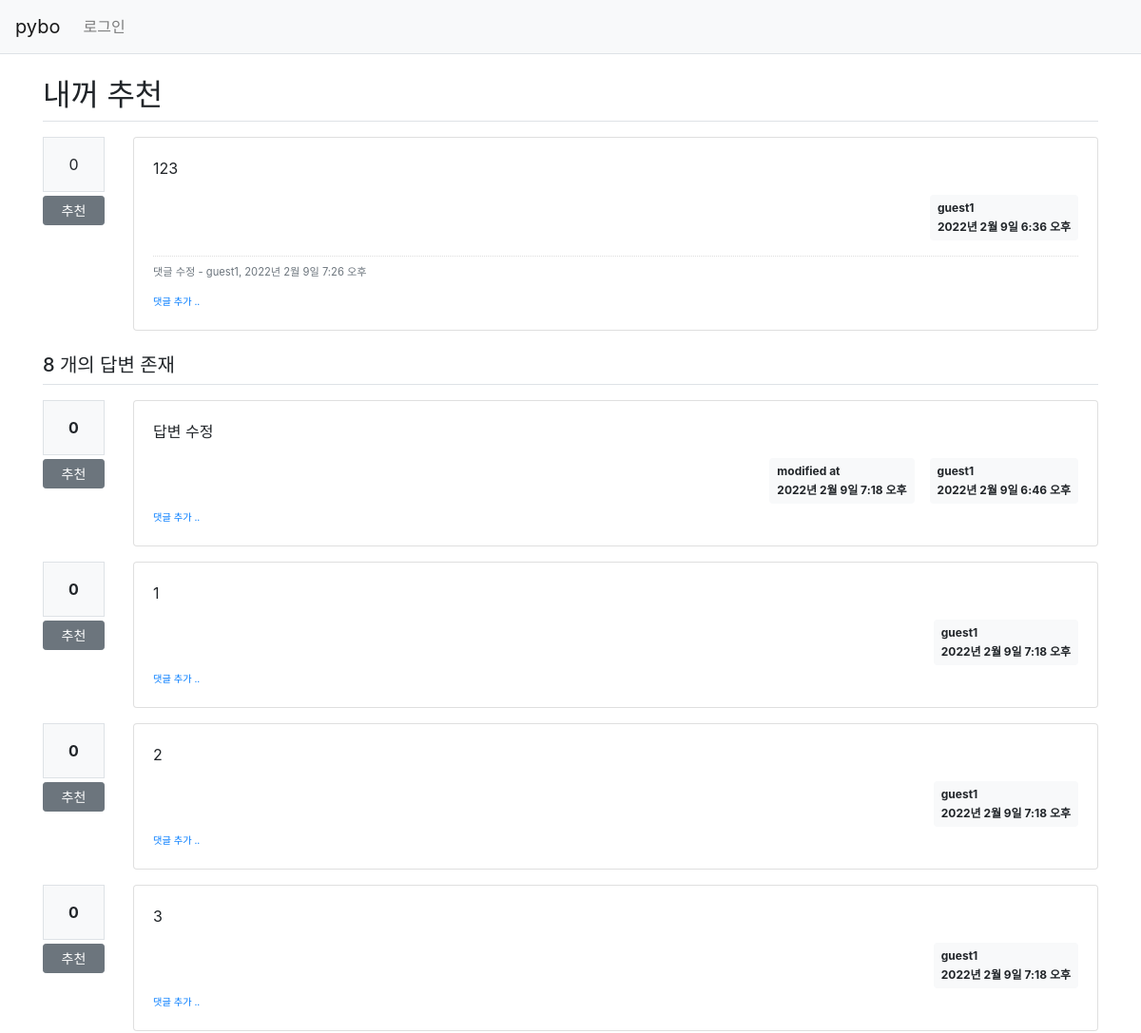
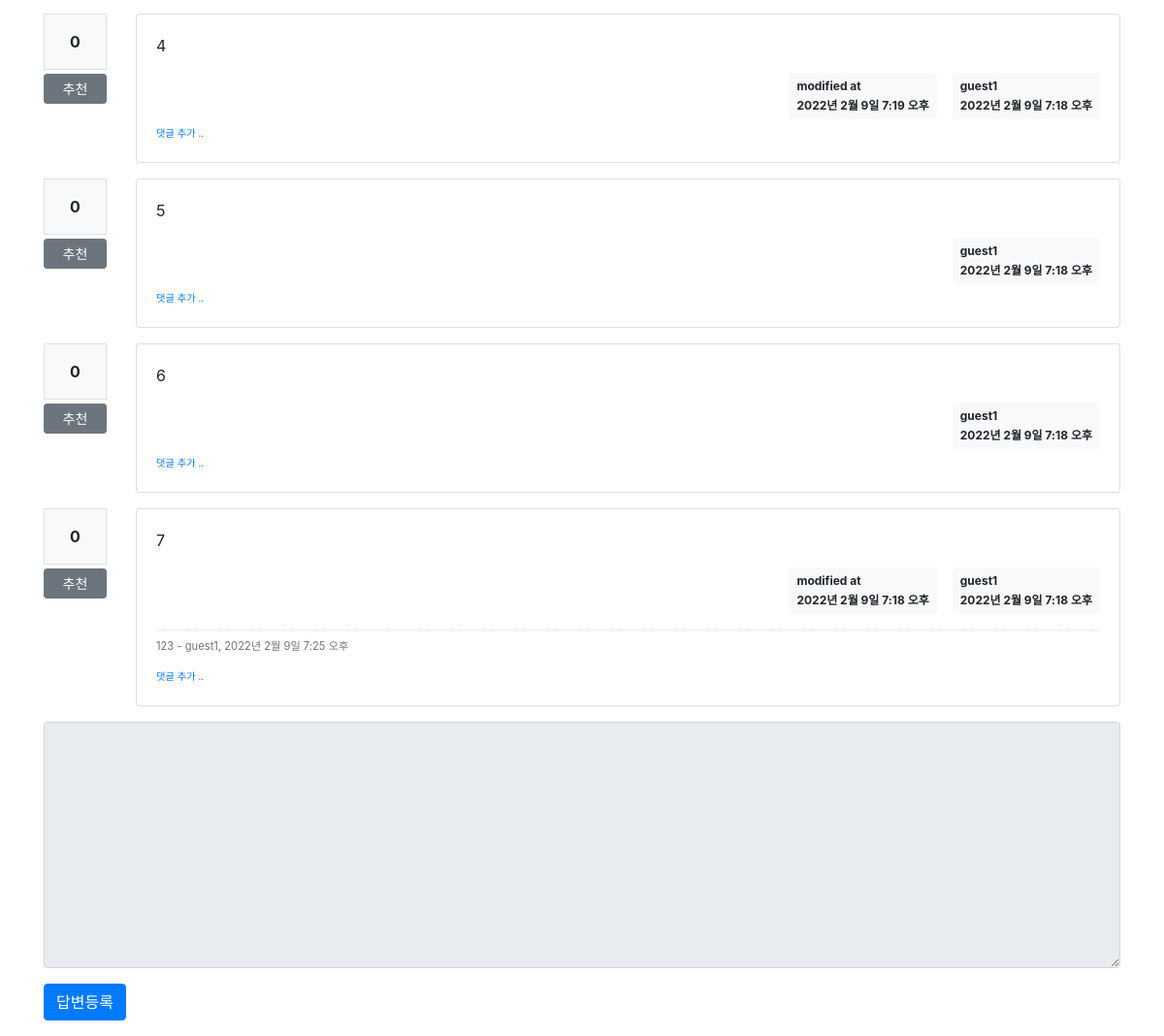
Page /pybo/307/ on the earlier database version (2 pictures, top to bottom).
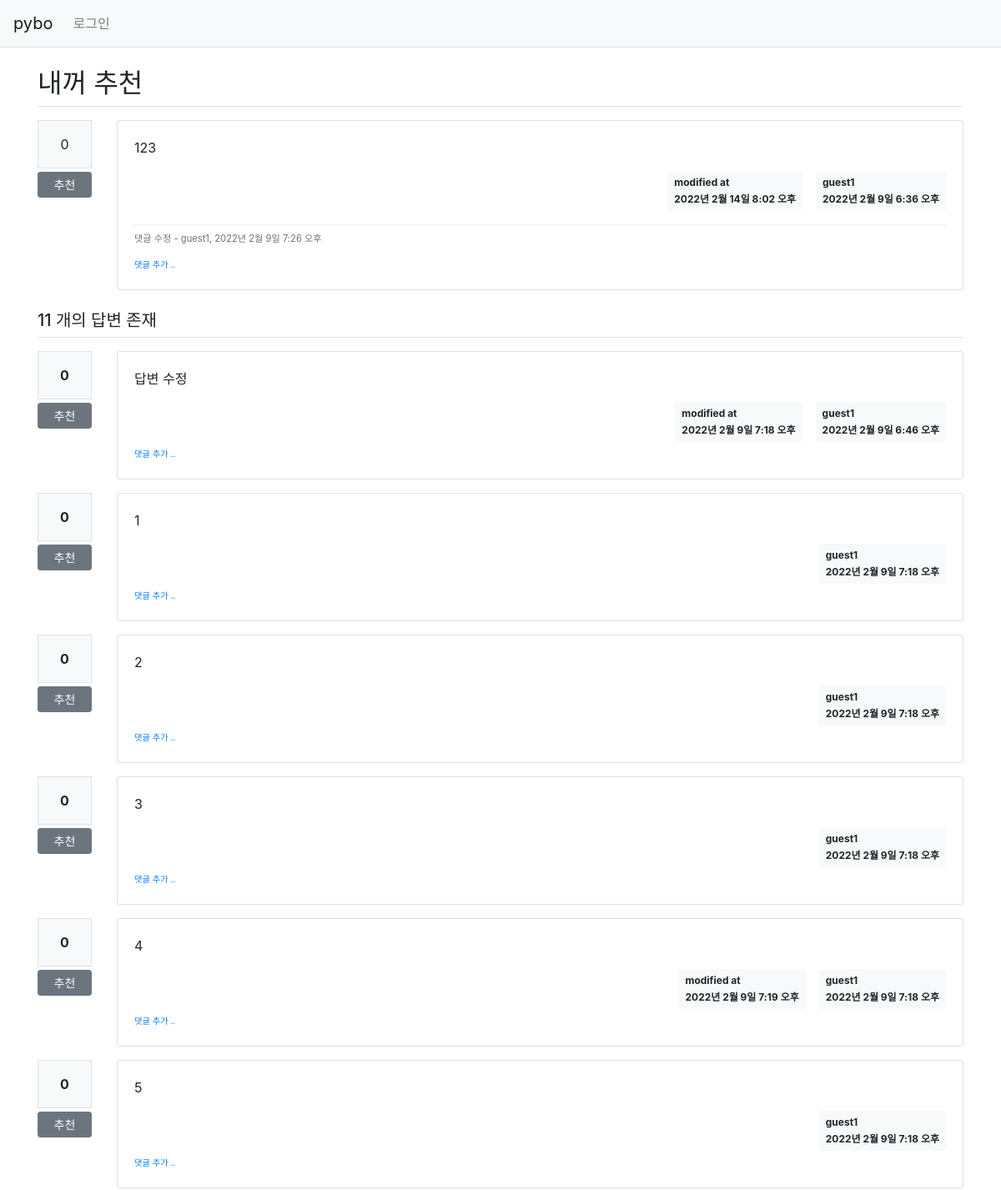
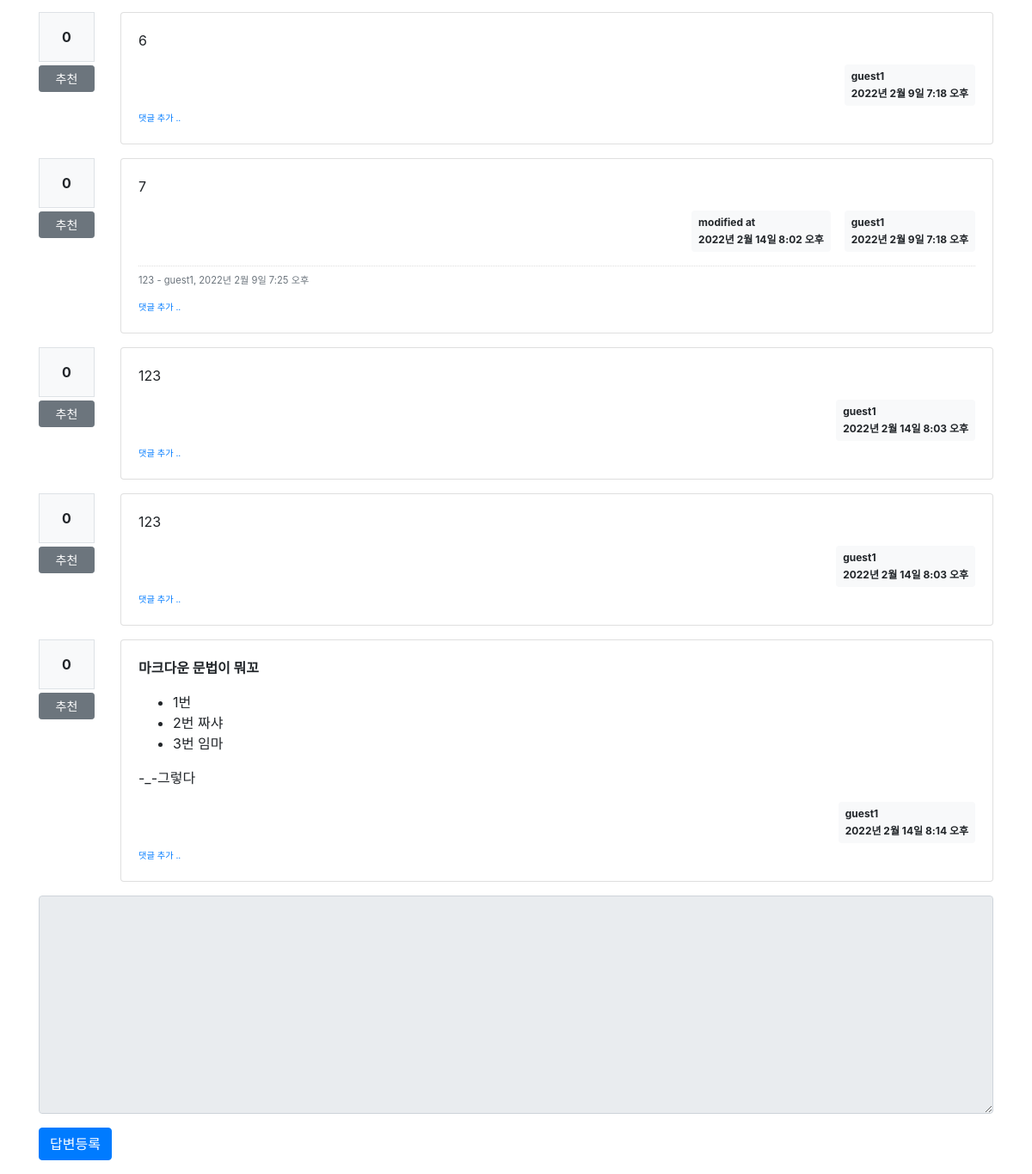
Same page on the later database version (2 pictures, top to bottom).
### pybo/models.py (models this page shows, shortened)
class Question(models.Model):
    author = models.ForeignKey(User, on_delete=models.CASCADE, related_name='author_question')
    subject = models.CharField(max_length=200)
    content = models.TextField()
    create_date = models.DateTimeField()
    modify_date = models.DateTimeField(null=True, blank=True)
    voter = models.ManyToManyField(User, related_name='voter_question')

class Comment(models.Model):
    author = models.ForeignKey(User, on_delete=models.CASCADE)
    content = models.TextField()
    create_date = models.DateTimeField()
    modify_date = models.DateTimeField(null=True, blank=True)
    question = models.ForeignKey(Question, null=True, blank=True, on_delete=models.CASCADE)
    answer = models.ForeignKey(Answer, null=True, blank=True, on_delete=models.CASCADE)

class Answer(models.Model):
    author = models.ForeignKey(User, on_delete=models.CASCADE, related_name='author_answer')
    question = models.ForeignKey(Question, on_delete=models.CASCADE)
    content = models.TextField()
    create_date = models.DateTimeField()
    modify_date = models.DateTimeField(null=True, blank=True)
    voter = models.ManyToManyField(User, related_name='voter_answer')

### pybo/views/base_views.py (the view)
def detail(request, question_id):
    question = get_object_or_404(Question, pk=question_id)
    context = {'question': question}
    return render(request, 'pybo/question_detail.html', context)

### pybo/templatetags/pybo_filter.py (called while the page is built)
@register.filter()
def mark(value):
    extenstions = ["nl2br", "fenced_coede"]
    return mark_safe(markdown.markdown(value, extenstions=extenstions))

### templates/pybo/question_detail.html (shortened to what this page needs)
{% extends 'base.html' %}
{% load pybo_filter %}
{% block content %}
<div class="container my-3">
    <h2 class="border-bottom py-2">{{ question.subject }}</h2>
    <div class="row my-3">
        <div class="col-1">
            <div class="bg-light text-center p-3 border front-weight-bolder mb-1">{{ question.voter.count }}</div>
            <a href="#" data-uri="{% url 'pybo:vote_question' question.id %}" class="recommend btn btn-sm btn-secondary btn-block my-1">추천</a>
        </div>
        <div class="col-11">
            <div class="card">
                <div class="card-body">
                    <div class="card-text">{{ question.content|mark }}</div>
                    <div class="d-flex justify-content-end">
                        {% if question.modify_date %}
                        <div class="badge badge-light p-2 text-left mx-3">
                            <div class="mb-2">modified at</div>
                            <div>{{ question.modify_date }}</div>
                        </div>
                        {% endif %}
                        <div class="badge badge-light p-2 text-left">
                            <div class="mb-2">{{ question.author.username }}</div>
                            <div>{{ question.create_date }}</div>
                        </div>
                    </div>
                    {% if question.comment_set.count > 0 %}
                    <div class="mt-3">
                    {% for comment in question.comment_set.all %}
                        <div class="comment py-2 text-muted">
                            <span style="white-space: pre-line;">{{ comment.content }}</span>
                            <span>
                                - {{ comment.author }}, {{ comment.create_date }}
                            </span>
                        </div>
                    {% endfor %}
                    </div>
                    {% endif %}
                    <div>
                        <a href="{% url 'pybo:comment_create_question' question.id %}" class="small"><small>댓글 추가 .. </small></a>
                    </div>
                </div>
            </div>
        </div>
    </div>
    <h5 class="border-bottom my-3 py-2">{{ question.answer_set.count}} 개의 답변 존재</h5>
    {% for answer in question.answer_set.all %}
    <div class="row my-3">
        <div class="col-1">
            <div class="bg-light text-center p-3 border font-weight-bolder mb-1"> {{ answer.voter.count }}</div>
            <a href="#" data-uri="{% url 'pybo:vote_answer' answer.id %}" class="recommend btn btn-sm btn-secondary btn-block my-1">추천</a>
        </div>
        <div class="col-11">
            <div class="card">
                <div class="card-body">
                    <div class="card-text">{{ answer.content|mark }}</div>
                    <div class="d-flex justify-content-end">
                        {% if answer.modify_date %}
                        <div class="badge badge-light p-2 text-left mx-3">
                            <div class="mb-2">modified at</div>
                            <div>{{ answer.modify_date }}</div>
                        </div>
                        {% endif %}
                        <div class="badge badge-light p-2 text-left">
                            <div class="mb-2">{{ answer.author.username }}</div>
                            <div>{{ answer.create_date }}</div>
                        </div>
                    </div>
                    {% if answer.comment_set.count > 0 %}
                    <div class="mt-3">
                    {% for comment in answer.comment_set.all %}
                        <div class="comment py-2 text-muted">
                            <span style="whtie-space: pre-line;">{{ comment.content }}</span>
                            <span>
                                - {{ comment.author }}, {{ comment.create_date }}
                            </span>
                        </div>
                    {% endfor %}
                    </div>
                    {% endif %}
                    <div>
                        <a href="{% url 'pybo:comment_create_answer' answer.id %} " class="small"><small>댓글 추가 .. </small></a>
                    </div>
                </div>
            </div>
        </div>
    </div>
    {% endfor %}
    <form action="{% url 'pybo:answer_create' question.id %}" method="post" class="my-3">
        <div class="form-group">
            <textarea {% if not user.is_authenticated %}disabled{% endif %} name="content" id="content" class="form-control" rows="10"></textarea>
        </div>
        <input type="submit" value="답변등록" class="btn btn-primary">
    </form>
</div>
{% endblock %}

### templates/base.html (shortened to what this page needs)
{% load static %}
<!DOCTYPE html>
<html lang="en">
<head>
    <link rel="stylesheet" type="text/css" href="{% static 'bootstrap.min.css' %}">
    <link rel="stylesheet" type="text/css" href="{% static 'style.css' %}">
</head>
<body>
{% include "navbar.html" %}
{% block content %}
{% endblock %}
</body>
</html>

### templates/navbar.html (shortened to what this page needs)
<nav class="navbar navbar-expand-lg navbar-light bg-light border-bottom">
    <a class="navbar-brand" href="{% url 'pybo:index' %}">pybo</a>
    <div class="collapse navbar-collapse flex-grow-0" id="navbarNav">
        <ul class="navbar-nav">
            <li class="nav-item">
                {% if user.is_authenticated %}
                <a class="nav-link" href="{% url 'common:logout' %}">{{ user.username }} (로그아웃)</a>
                {% else %}
                <a class="nav-link" href="{% url 'common:login' %}">로그인</a>
                {% endif %}
            </li>
        </ul>
    </div>
</nav>

### static/style.css (style rules this page uses)
.comment { border-top:dotted 1px #ddd; font-size:0.7em; }

Differences in the rows shown:
changed Question "내꺼 추천": modify_date (not shown) → "2022년 2월 14일 8:02 오후"; answer_set.count "8" → "11"
changed Answer (number 8 of 11 on the later page): modify_date "2022년 2월 9일 7:18 오후" → "2022년 2월 14일 8:02 오후"
added Answer: voter.count "0", content|mark "123", author.username "guest1", create_date "2022년 2월 14일 8:03 오후"
added Answer: voter.count "0", content|mark "123", author.username "guest1", create_date "2022년 2월 14일 8:03 오후"
added Answer: voter.count "0", content|mark "마크다운 문법이 뭐꼬 1번 2번 짜샤 3번 임마 -_-그렇다", author.username "guest1", create_date "2022년 2월 14일 8:14 오후"
Other differences:
text now shown: "modified at"
